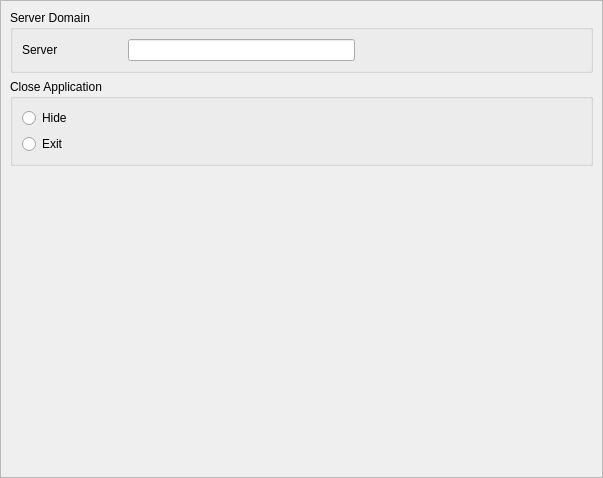
<?xml version="1.0" encoding="UTF-8"?>
<ui version="4.0">
 <class>Qpid::SettingsGeneralPage</class>
 <widget class="QWidget" name="Qpid::SettingsGeneralPage">
  <property name="geometry">
   <rect>
    <x>0</x>
    <y>0</y>
    <width>603</width>
    <height>478</height>
   </rect>
  </property>
  <property name="minimumSize">
   <size>
    <width>0</width>
    <height>0</height>
   </size>
  </property>
  <property name="windowTitle">
   <string>General</string>
  </property>
  <property name="styleSheet">
   <string notr="true"/>
  </property>
  <layout class="QGridLayout" name="gridLayout_2">
   <property name="margin">
    <number>0</number>
   </property>
   <item row="0" column="0">
    <widget class="QFrame" name="frame">
     <property name="minimumSize">
      <size>
       <width>0</width>
       <height>140</height>
      </size>
     </property>
     <property name="maximumSize">
      <size>
       <width>16777215</width>
       <height>16777215</height>
      </size>
     </property>
     <property name="frameShape">
      <enum>QFrame::StyledPanel</enum>
     </property>
     <property name="frameShadow">
      <enum>QFrame::Raised</enum>
     </property>
     <layout class="QGridLayout" name="gridLayout">
      <item row="3" column="0">
       <spacer name="verticalSpacer">
        <property name="orientation">
         <enum>Qt::Vertical</enum>
        </property>
        <property name="sizeHint" stdset="0">
         <size>
          <width>20</width>
          <height>258</height>
         </size>
        </property>
       </spacer>
      </item>
      <item row="1" column="0">
       <widget class="QGroupBox" name="groupBox">
        <property name="minimumSize">
         <size>
          <width>0</width>
          <height>0</height>
         </size>
        </property>
        <property name="maximumSize">
         <size>
          <width>16777215</width>
          <height>16777215</height>
         </size>
        </property>
        <property name="title">
         <string>Close Application</string>
        </property>
        <layout class="QVBoxLayout" name="verticalLayout">
         <item>
          <widget class="QRadioButton" name="hideButton">
           <property name="focusPolicy">
            <enum>Qt::NoFocus</enum>
           </property>
           <property name="styleSheet">
            <string notr="true"/>
           </property>
           <property name="text">
            <string>Hide</string>
           </property>
          </widget>
         </item>
         <item>
          <widget class="QRadioButton" name="exitButton">
           <property name="focusPolicy">
            <enum>Qt::NoFocus</enum>
           </property>
           <property name="text">
            <string>Exit</string>
           </property>
          </widget>
         </item>
        </layout>
       </widget>
      </item>
      <item row="0" column="0">
       <widget class="QGroupBox" name="groupBoxServer">
        <property name="minimumSize">
         <size>
          <width>0</width>
          <height>0</height>
         </size>
        </property>
        <property name="title">
         <string>Server Domain</string>
        </property>
        <layout class="QHBoxLayout" name="horizontalLayout">
         <item>
          <widget class="QLabel" name="labelServer">
           <property name="minimumSize">
            <size>
             <width>100</width>
             <height>0</height>
            </size>
           </property>
           <property name="text">
            <string>Server</string>
           </property>
          </widget>
         </item>
         <item>
          <widget class="QLineEdit" name="lineEdit">
           <property name="minimumSize">
            <size>
             <width>200</width>
             <height>0</height>
            </size>
           </property>
          </widget>
         </item>
         <item>
          <spacer name="horizontalSpacer">
           <property name="orientation">
            <enum>Qt::Horizontal</enum>
           </property>
           <property name="sizeHint" stdset="0">
            <size>
             <width>40</width>
             <height>20</height>
            </size>
           </property>
          </spacer>
         </item>
        </layout>
       </widget>
      </item>
     </layout>
    </widget>
   </item>
  </layout>
 </widget>
 <resources/>
 <connections/>
</ui>
